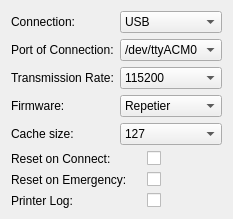
        <widget class="QWidget" name="Connection_Config">
         <attribute name="title">
          <string>Connection</string>
         </attribute>
         <layout class="QGridLayout" name="gridLayout">
          <item row="7" column="0" colspan="2">
           <widget class="QLabel" name="lb_log">
            <property name="text">
             <string>Printer Log:</string>
            </property>
           </widget>
          </item>
          <item row="1" column="1" colspan="4">
           <widget class="QComboBox" name="cb_Connection_Port">
            <item>
             <property name="text">
              <string>/dev/ttyACM0</string>
             </property>
            </item>
            <item>
             <property name="text">
              <string>/dev/ttyUSB0</string>
             </property>
            </item>
           </widget>
          </item>
          <item row="4" column="1" colspan="4">
           <widget class="QComboBox" name="cb_Cache_Size">
            <item>
             <property name="text">
              <string>127</string>
             </property>
            </item>
           </widget>
          </item>
          <item row="2" column="1" colspan="4">
           <widget class="QComboBox" name="cb_Transmition_Rate">
            <item>
             <property name="text">
              <string>115200</string>
             </property>
            </item>
            <item>
             <property name="text">
              <string>4800</string>
             </property>
            </item>
            <item>
             <property name="text">
              <string>9600</string>
             </property>
            </item>
            <item>
             <property name="text">
              <string>19200</string>
             </property>
            </item>
            <item>
             <property name="text">
              <string>38400</string>
             </property>
            </item>
            <item>
             <property name="text">
              <string>57600</string>
             </property>
            </item>
           </widget>
          </item>
          <item row="3" column="0">
           <widget class="QLabel" name="lb_Protocol">
            <property name="text">
             <string>Firmware:</string>
            </property>
           </widget>
          </item>
          <item row="4" column="0">
           <widget class="QLabel" name="lb_Cache">
            <property name="text">
             <string>Cache size:</string>
            </property>
           </widget>
          </item>
          <item row="5" column="0">
           <widget class="QLabel" name="lb_ResetC">
            <property name="text">
             <string>Reset on Connect:</string>
            </property>
           </widget>
          </item>
          <item row="0" column="1" colspan="4">
           <widget class="QComboBox" name="cb_Connection_Type">
            <property name="locale">
             <locale language="Portuguese" country="Brazil"/>
            </property>
            <item>
             <property name="text">
              <string>USB</string>
             </property>
            </item>
            <item>
             <property name="text">
              <string>Serial</string>
             </property>
            </item>
           </widget>
          </item>
          <item row="0" column="0">
           <widget class="QLabel" name="lb_Connection">
            <property name="text">
             <string>Connection:</string>
            </property>
           </widget>
          </item>
          <item row="6" column="0" colspan="2">
           <widget class="QLabel" name="lb_ResetE">
            <property name="text">
             <string>Reset on Emergency:</string>
            </property>
           </widget>
          </item>
          <item row="3" column="1" colspan="4">
           <widget class="QComboBox" name="cb_Firmware">
            <item>
             <property name="text">
              <string>Repetier</string>
             </property>
            </item>
            <item>
             <property name="text">
              <string>Marlin</string>
             </property>
            </item>
           </widget>
          </item>
          <item row="2" column="0">
           <widget class="QLabel" name="lb_Transmission">
            <property name="text">
             <string>Transmission Rate:</string>
            </property>
           </widget>
          </item>
          <item row="1" column="0">
           <widget class="QLabel" name="lb_Port">
            <property name="text">
             <string>Port of Connection:</string>
            </property>
           </widget>
          </item>
          <item row="6" column="2">
           <widget class="QCheckBox" name="ck_resetonEmergency">
            <property name="text">
             <string/>
            </property>
           </widget>
          </item>
          <item row="7" column="2">
           <widget class="QCheckBox" name="ck_logImpressao">
            <property name="text">
             <string/>
            </property>
           </widget>
          </item>
          <item row="5" column="2">
           <widget class="QCheckBox" name="ck_resetonConnect">
            <property name="text">
             <string/>
            </property>
           </widget>
          </item>
         </layout>
        </widget>
